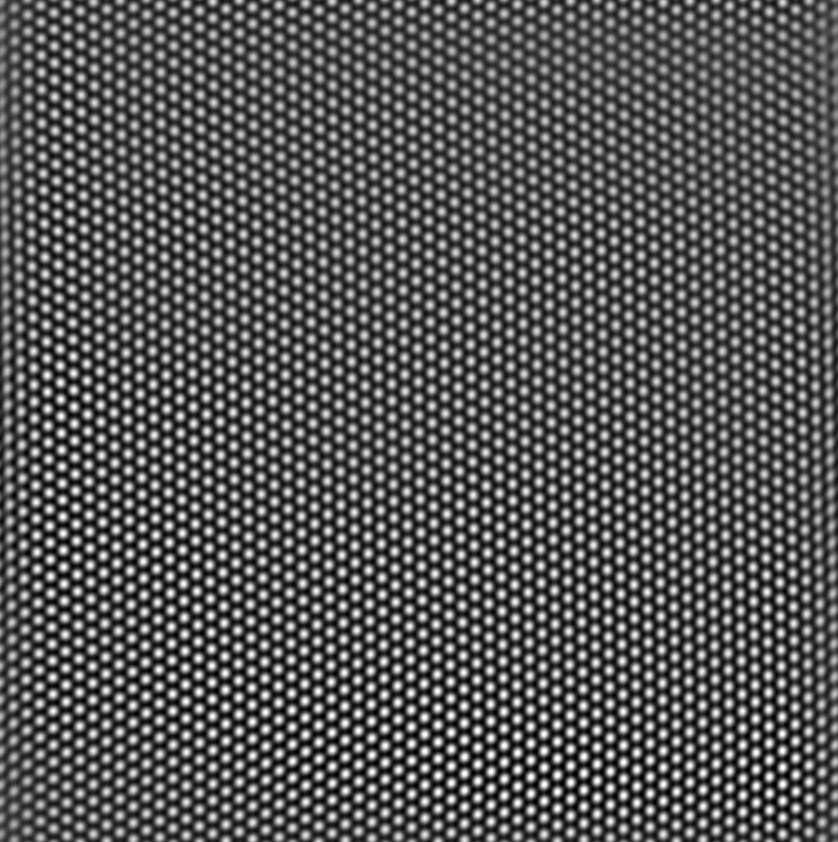
#> input picture tem_image.jpg, 838 x 842 px, shrunk from 1011 x 1016 before the run, found by its file name
$ jupyter execute TASK_1.ipynb
#> lines starting #> are read from the running program, lines starting #| are printed output that depends on the picture; after the words box and inside, x2 and y2 are one past the last pixel; in counts of white or black regions, pixels touching at a corner belong together; long printed decimals are rounded
# **Importing libraries**

[cell 1]
import pandas as pd
import numpy as np
import cv2
import matplotlib.pylab as plt

# **Reading in Images**

[cell 2]
img_cv2 = cv2.imread('/content/tem_image.jpg', cv2.IMREAD_GRAYSCALE)
#> img_cv2 is the input picture: shape (842, 838); min 0, max 255, mean 87.7

# **Displaying Image**

[cell 3]
fig, ax = plt.subplots(figsize=(10,10))
ax.imshow(img_cv2, cmap='gray')
ax.axis('off')
plt.show()

# **Extracting Information**

[cell 4]
img_cv2

Size of Image

[cell 5]
img_shape = img_cv2.shape
#> img_shape = (842, 838)

[cell 6]
img_shape
#> Out = (842, 838)

Rows and Columns of the image

[cell 7]
row = img_shape[0]
#> row = 842
column = img_shape[1]
#> column = 838

print("Rows : ", row)
#| Rows :  842
print("Columns : ", column)
#| Columns :  838

Number of pixels

[cell 8]
print("Number of Pixels : ", row*column)
#| Number of Pixels :  705596

Max and min value and Pixel Number

[cell 9]
max_intensity = img_cv2.max()
#> max_intensity = 255
min_intensity = img_cv2.min()
#> min_intensity = 0

print("Max value of intensity : ", max_intensity)
#| Max value of intensity :  255
print("Min value of intensity : ", min_intensity)
#| Min value of intensity :  0

[cell 10]
# Count the number of pixels with the maximum and minimum intensities
pixel_count_max = (img_cv2 == max_intensity).sum()
#> pixel_count_max = 320
pixel_count_min = (img_cv2 == min_intensity).sum()
#> pixel_count_min = 639

print("Number of pixels with max intensity:", pixel_count_max)
#| Number of pixels with max intensity: 320
print("Number of pixels with min intensity:", pixel_count_min)
#| Number of pixels with min intensity: 639

Average intensity of pixels

[cell 11]
average_intensity = np.mean(img_cv2)
#> average_intensity = 87.7

print("Average intensity of pixels:", average_intensity)
#| Average intensity of pixels: 87.697

Distribution of pixels

[cell 12]
pd.Series(img_cv2.flatten()).plot(kind='hist',bins=50,title='Distribution of Pixel Values')
plt.show()
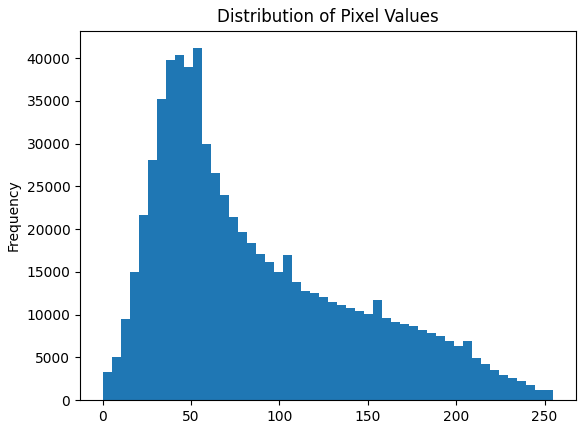
#> figure drawn by matplotlib, 1 panel; tallest bar 41173 high, from x = 51 to 56.1

Number of atoms in the image

[cell 13]
# Apply thresholding to create a binary image
_, binary_image = cv2.threshold(
    img_cv2, 0, 255, cv2.THRESH_BINARY + cv2.THRESH_OTSU)
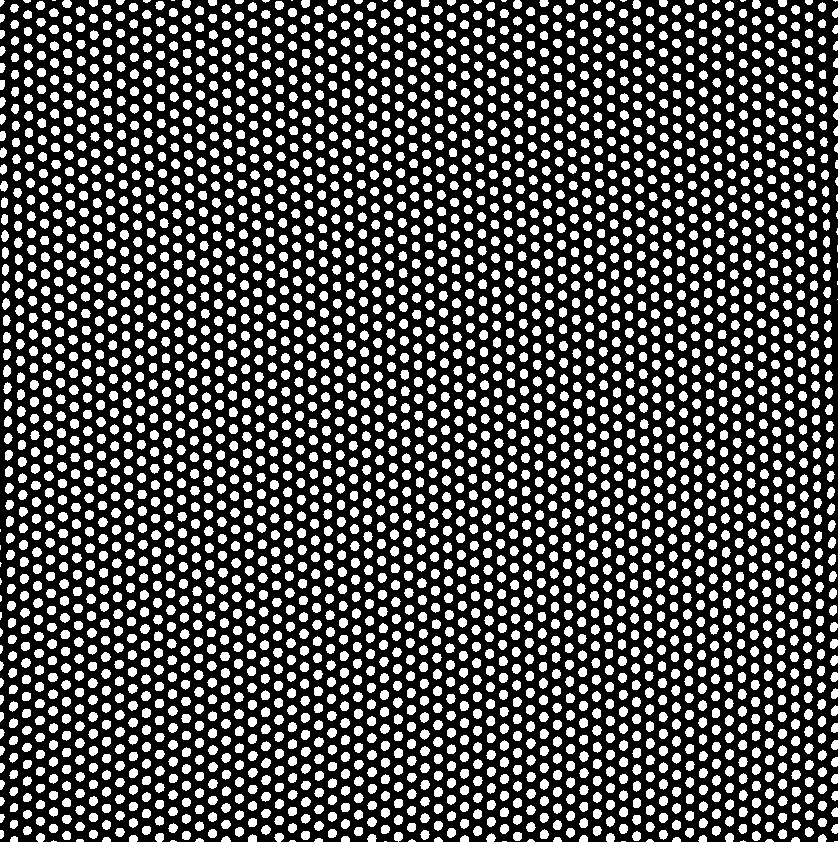
#> binary_image: shape (842, 838); 31.5% white; 3231 white regions (36 under 20 px)


# Find contours in the binary image
contours, _ = cv2.findContours(
    binary_image, cv2.RETR_EXTERNAL, cv2.CHAIN_APPROX_SIMPLE)
#> contours = 3231 contours, 50 with area under 20; largest, box (x1, y1, x2, y2) and area: (698, 683, 707, 694) 64, (314, 754, 324, 764) 63, (579, 751, 589, 762) 63, (367, 750, 377, 760) 63, (433, 737, 443, 747) 63

# Filter out small contours (adjust min_area_threshold as needed)
min_area_threshold = 10
filtered_contours = [contour for contour in contours if cv2.contourArea(
    contour) > min_area_threshold]
#> filtered_contours = 3196 contours, 15 with area under 20; largest, box (x1, y1, x2, y2) and area: (698, 683, 707, 694) 64, (314, 754, 324, 764) 63, (579, 751, 589, 762) 63, (367, 750, 377, 760) 63, (433, 737, 443, 747) 63

# Count the number of atoms
num_atoms = len(filtered_contours)
#> num_atoms = 3196

print(f"Number of atoms: {num_atoms}")
#| Number of atoms: 3196
